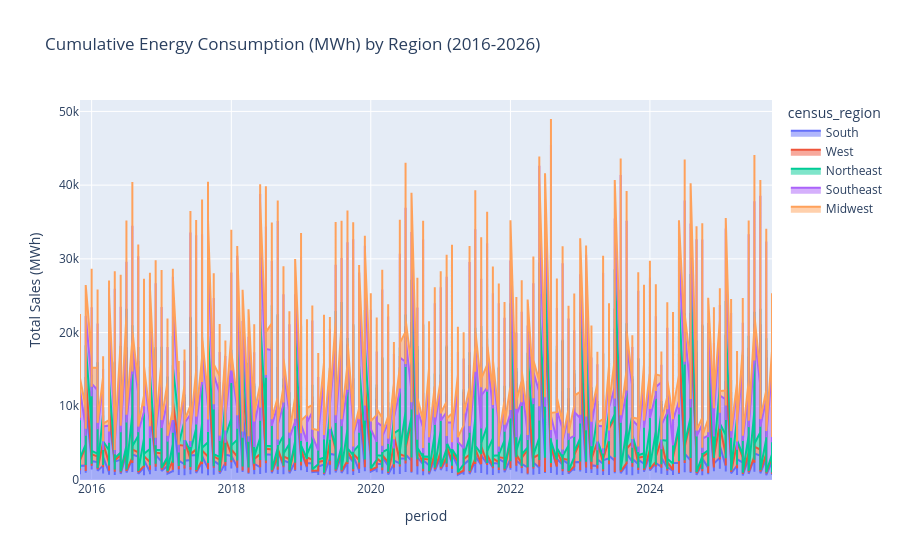

The notebook cell this image was saved under:
### Markdown cell above
2. Volumetric Consumption AnalysisObjective: To visualize total energy demand (load) and identify regional growth patterns.This stacked area chart displays the cumulative Sales in Megawatt-hours ($MWh$). It highlights the "energy footprint" of each region, making it easy to identify if certain regions are growing in consumption faster than others, which directly impacts grid stability and infrastructure requirements.

### Code cell
fig2 = px.area(
    region_df, 
    x="period", 
    y="sales_mwh", 
    color="census_region",
    title="Cumulative Energy Consumption (MWh) by Region (2016-2026)",
    labels={"sales_mwh": "Total Sales (MWh)"}
)
fig2.show()

### Figure 1 — Plotly figure (JSON) as saved in the notebook; plotly's stock layout.template omitted (floating-point values rounded to 4 significant figures; data arrays with more than 128 entries replaced by an {"elided": "..."} marker saying what was removed)
{"data": [{"fillpattern": {"shape": ""}, "hovertemplate": "census_region=South<br>period=%{x}<br>Total Sales (MWh)=%{y}<extra></extra>", "legendgroup": "South", "line": {"color": "#636efa"}, "marker": {"symbol": "circle"}, "mode": "lines", "name": "South", "orientation": "v", "showlegend": true, "stackgroup": "1", "type": "scatter", "x": {"elided": "1200 str values"}, "xaxis": "x", "y": {"elided": "1200 float values"}, "yaxis": "y"}, {"fillpattern": {"shape": ""}, "hovertemplate": "census_region=West<br>period=%{x}<br>Total Sales (MWh)=%{y}<extra></extra>", "legendgroup": "West", "line": {"color": "#EF553B"}, "marker": {"symbol": "circle"}, "mode": "lines", "name": "West", "orientation": "v", "showlegend": true, "stackgroup": "1", "type": "scatter", "x": {"elided": "1560 str values"}, "xaxis": "x", "y": {"elided": "1560 float values"}, "yaxis": "y"}, {"fillpattern": {"shape": ""}, "hovertemplate": "census_region=Northeast<br>period=%{x}<br>Total Sales (MWh)=%{y}<extra></extra>", "legendgroup": "Northeast", "line": {"color": "#00cc96"}, "marker": {"symbol": "circle"}, "mode": "lines", "name": "Northeast", "orientation": "v", "showlegend": true, "stackgroup": "1", "type": "scatter", "x": {"elided": "1320 str values"}, "xaxis": "x", "y": {"elided": "1320 float values"}, "yaxis": "y"}, {"fillpattern": {"shape": ""}, "hovertemplate": "census_region=Southeast<br>period=%{x}<br>Total Sales (MWh)=%{y}<extra></extra>", "legendgroup": "Southeast", "line": {"color": "#ab63fa"}, "marker": {"symbol": "circle"}, "mode": "lines", "name": "Southeast", "orientation": "v", "showlegend": true, "stackgroup": "1", "type": "scatter", "x": {"elided": "480 str values"}, "xaxis": "x", "y": {"elided": "480 float values"}, "yaxis": "y"}, {"fillpattern": {"shape": ""}, "hovertemplate": "census_region=Midwest<br>period=%{x}<br>Total Sales (MWh)=%{y}<extra></extra>", "legendgroup": "Midwest", "line": {"color": "#FFA15A"}, "marker": {"symbol": "circle"}, "mode": "lines", "name": "Midwest", "orientation": "v", "showlegend": true, "stackgroup": "1", "type": "scatter", "x": {"elided": "1440 str values"}, "xaxis": "x", "y": {"elided": "1440 float values"}, "yaxis": "y"}], "layout": {"legend": {"title": {"text": "census_region"}, "tracegroupgap": 0}, "title": {"text": "Cumulative Energy Consumption (MWh) by Region (2016-2026)"}, "xaxis": {"anchor": "y", "domain": [0, 1], "title": {"text": "period"}}, "yaxis": {"anchor": "x", "domain": [0, 1], "title": {"text": "Total Sales (MWh)"}}}}
